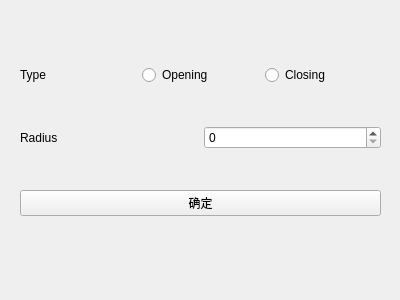
<?xml version="1.0" encoding="UTF-8"?>
<ui version="4.0">
 <class>OC</class>
 <widget class="QWidget" name="OC">
  <property name="geometry">
   <rect>
    <x>0</x>
    <y>0</y>
    <width>400</width>
    <height>300</height>
   </rect>
  </property>
  <property name="windowTitle">
   <string>Opening/Closing</string>
  </property>
  <widget class="QWidget" name="layoutWidget">
   <property name="geometry">
    <rect>
     <x>20</x>
     <y>30</y>
     <width>361</width>
     <height>221</height>
    </rect>
   </property>
   <layout class="QVBoxLayout" name="verticalLayout">
    <item>
     <layout class="QHBoxLayout" name="horizontalLayout">
      <item>
       <widget class="QLabel" name="label">
        <property name="text">
         <string>Type</string>
        </property>
       </widget>
      </item>
      <item>
       <widget class="QRadioButton" name="openingButton">
        <property name="text">
         <string>Opening</string>
        </property>
       </widget>
      </item>
      <item>
       <widget class="QRadioButton" name="closingButton">
        <property name="text">
         <string>Closing</string>
        </property>
       </widget>
      </item>
     </layout>
    </item>
    <item>
     <layout class="QHBoxLayout" name="horizontalLayout_2">
      <item>
       <widget class="QLabel" name="label_2">
        <property name="text">
         <string>Radius</string>
        </property>
       </widget>
      </item>
      <item>
       <widget class="QSpinBox" name="radiusBox"/>
      </item>
     </layout>
    </item>
    <item>
     <widget class="QPushButton" name="affirmButton">
      <property name="text">
       <string>确定</string>
      </property>
     </widget>
    </item>
   </layout>
  </widget>
 </widget>
 <resources/>
 <connections/>
</ui>
